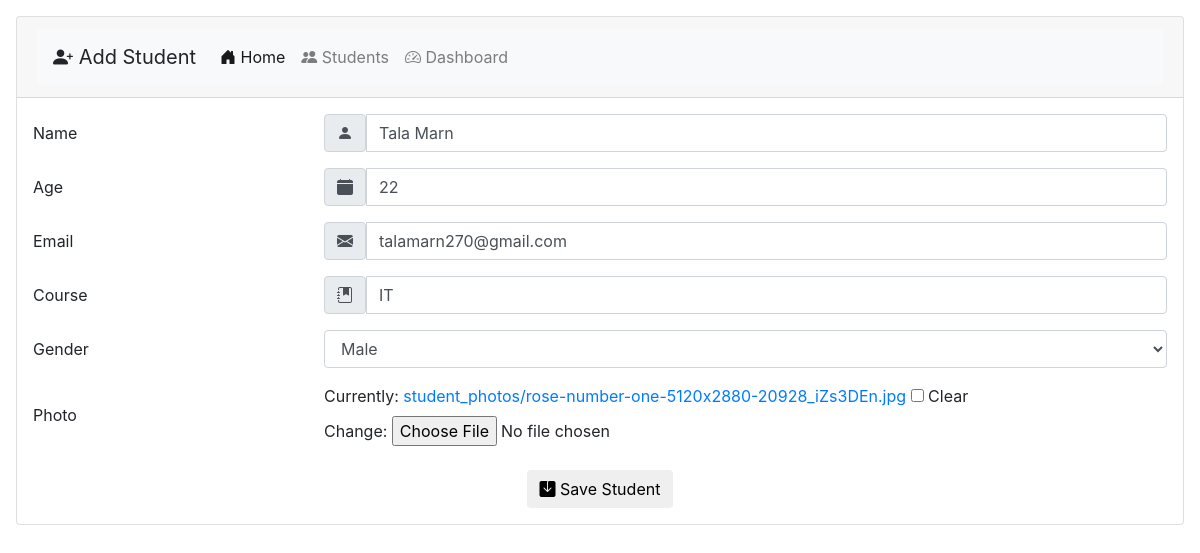
The app's page /edit_student/11/ with its own data.
### students/models.py (models this page shows, shortened)
class Student(models.Model):
    GENDER_CHOICES = [
        ('Male', 'Male'),
        ('Female', 'Female'),
    ]
    name = models.CharField(max_length=100)
    age = models.IntegerField()
    email = models.EmailField()
    course = models.CharField(max_length=100)
    gender = models.CharField(max_length=10, choices=GENDER_CHOICES, default='Male')
    photo = models.ImageField(upload_to='student_photos/', null=True, blank=True)

### students/views.py (the view)
# urls.py: path('edit_student/<int:id>/', views.edit_student, name='edit_student'),
def edit_student(request, id):
    student = Student.objects.get(id=id)
    form = StudentForm(request.POST or None, request.FILES or None, instance=student)
    if form.is_valid():
        form.save()
        return redirect('student_list')
    return render(request,'add_student.html',{'form':form})

### students/forms.py
class StudentForm(forms.ModelForm):
    class Meta:
        model = Student
        fields = '__all__'
        widgets = {
            'name': forms.TextInput(attrs={'class': 'form-control'}),
            'age': forms.NumberInput(attrs={'class': 'form-control'}),
            'email': forms.EmailInput(attrs={'class': 'form-control'}),
            'course': forms.TextInput(attrs={'class': 'form-control'}),
            'gender': forms.Select(attrs={'class': 'form-control'}),
        }

### students/templates/add_student.html (shortened to what this page needs)
<!doctype html>
<html lang="en">
  <head>
    <link
      rel="stylesheet"
      href="https://cdn.jsdelivr.net/npm/bootstrap@4.0.0/dist/css/bootstrap.min.css"
    />
    <link
      rel="stylesheet"
      href="https://cdn.jsdelivr.net/npm/bootstrap-icons@1.13.1/font/bootstrap-icons.min.css"
    />
  </head>
  <body>
    <div class="card m-3">
      <div class="card-header">
        <nav class="navbar navbar-expand-lg navbar-light bg-light">
        <a class="navbar-brand"><i class="bi bi-person-plus-fill"></i> Add Student</a>
        <div class="collapse navbar-collapse" id="navbarNavAltMarkup">
            <div class="navbar-nav">
            <a class="nav-item nav-link active" href="{% url 'welcome' %}"><i class="bi bi-house-door-fill"></i> Home <span class="sr-only">(current)</span></a>
            <a class="nav-item nav-link" href="{% url 'student_list' %}"><i class="bi bi-people-fill"></i> Students</a>
            <a class="nav-item nav-link" href="{% url 'dashboard' %}"><i class="bi bi-speedometer2"></i> Dashboard</a>
            </div>
        </div>
        </nav>
      </div>
      <div class="form-card m-3">
        <form method="POST" enctype="multipart/form-data">
            {% for field in form %}
            <div class="row mb-3 align-items-center">
                <label class="col-sm-3 col-form-label">{{ field.label }}</label>
                <div class="col-sm-9">
                    {% if field.name == 'gender' or field.name == 'photo' %}
                        {{ field }}
                    {% else %}
                        <div class="input-group">
                            <span class="input-group-text">
                                {% if field.name == 'name' %}
                                <i class="bi bi-person-fill"></i>{% endif %}
                                {% if field.name == 'age' %}
                                <i class="bi bi-calendar-fill"></i>{% endif %}
                                {% if field.name == 'email' %}
                                <i class="bi bi-envelope-fill"></i>{% endif %}
                                {% if field.name == 'course' %}
                                <i class="bi bi-journal-bookmark-fill"></i>{% endif %}
                            </span>
                            {{ field }}
                        </div>
                    {% endif %}
                </div>
            </div>
            {% endfor %}
            <div class="row mt-4">
                <div class="col-12 d-flex justify-content-center">
                    <button type="submit" class="btn btn-save">
                        <i class="bi bi-save-fill"></i> Save Student
                    </button>
                </div>
            </div>
        </form>
    </div>
  </body>
</html>

### records on screen
Student: form "Tala Marn" "22" "talamarn270@gmail.com" "IT", form "Male"

### other values on screen
{{ field.label }} "Name" "Age" "Email" "Course" "Gender" "Photo"
